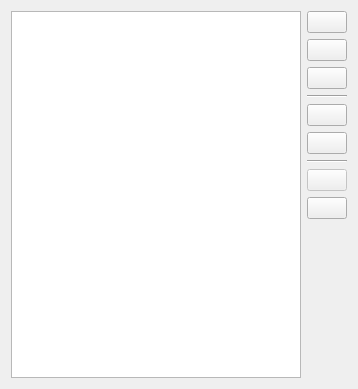
<?xml version="1.0" encoding="UTF-8"?>
<ui version="4.0">
 <class>Editor</class>
 <widget class="QWidget" name="Editor">
  <property name="geometry">
   <rect>
    <x>0</x>
    <y>0</y>
    <width>358</width>
    <height>389</height>
   </rect>
  </property>
  <property name="windowTitle">
   <string>Form</string>
  </property>
  <layout class="QHBoxLayout" name="horizontalLayout">
   <item>
    <widget class="QTableView" name="macroTableView"/>
   </item>
   <item>
    <layout class="QVBoxLayout" name="verticalLayout">
     <item>
      <widget class="QPushButton" name="addButton">
       <property name="text">
        <string/>
       </property>
       <property name="icon">
        <iconset theme="list-add">
         <normaloff/>
        </iconset>
       </property>
      </widget>
     </item>
     <item>
      <widget class="QPushButton" name="deleteButton">
       <property name="text">
        <string/>
       </property>
       <property name="icon">
        <iconset theme="list-remove">
         <normaloff/>
        </iconset>
       </property>
      </widget>
     </item>
     <item>
      <widget class="QPushButton" name="clearButton">
       <property name="text">
        <string/>
       </property>
       <property name="icon">
        <iconset theme="edit-delete">
         <normaloff/>
        </iconset>
       </property>
      </widget>
     </item>
     <item>
      <widget class="Line" name="line">
       <property name="orientation">
        <enum>Qt::Horizontal</enum>
       </property>
      </widget>
     </item>
     <item>
      <widget class="QPushButton" name="importButton">
       <property name="text">
        <string/>
       </property>
       <property name="icon">
        <iconset theme="document-import">
         <normaloff/>
        </iconset>
       </property>
      </widget>
     </item>
     <item>
      <widget class="QPushButton" name="exportButton">
       <property name="text">
        <string/>
       </property>
       <property name="icon">
        <iconset theme="document-export">
         <normaloff/>
        </iconset>
       </property>
      </widget>
     </item>
     <item>
      <widget class="Line" name="line_2">
       <property name="orientation">
        <enum>Qt::Horizontal</enum>
       </property>
      </widget>
     </item>
     <item>
      <widget class="QPushButton" name="saveButton">
       <property name="enabled">
        <bool>false</bool>
       </property>
       <property name="text">
        <string/>
       </property>
       <property name="icon">
        <iconset theme="document-save">
         <normaloff/>
        </iconset>
       </property>
      </widget>
     </item>
     <item>
      <widget class="QPushButton" name="exitButton">
       <property name="text">
        <string/>
       </property>
       <property name="icon">
        <iconset theme="application-exit">
         <normaloff/>
        </iconset>
       </property>
      </widget>
     </item>
     <item>
      <spacer name="verticalSpacer">
       <property name="orientation">
        <enum>Qt::Vertical</enum>
       </property>
       <property name="sizeHint" stdset="0">
        <size>
         <width>20</width>
         <height>40</height>
        </size>
       </property>
      </spacer>
     </item>
    </layout>
   </item>
  </layout>
 </widget>
 <resources/>
 <connections/>
</ui>
